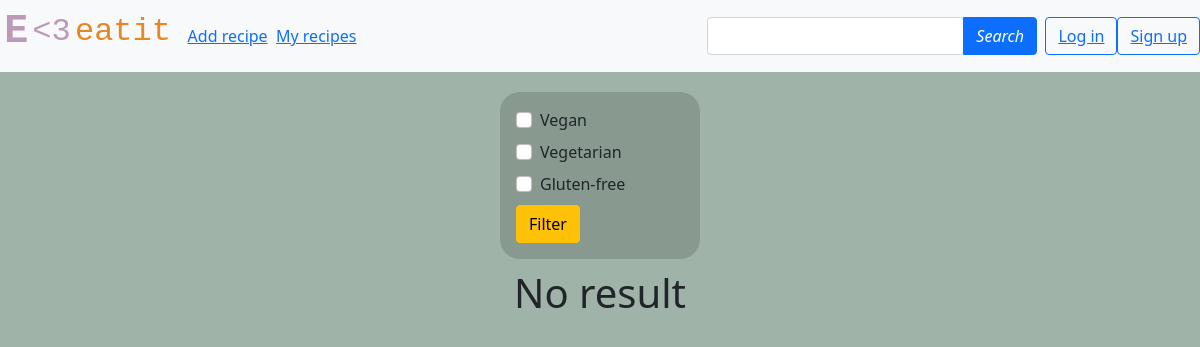
The app's page /, older data.
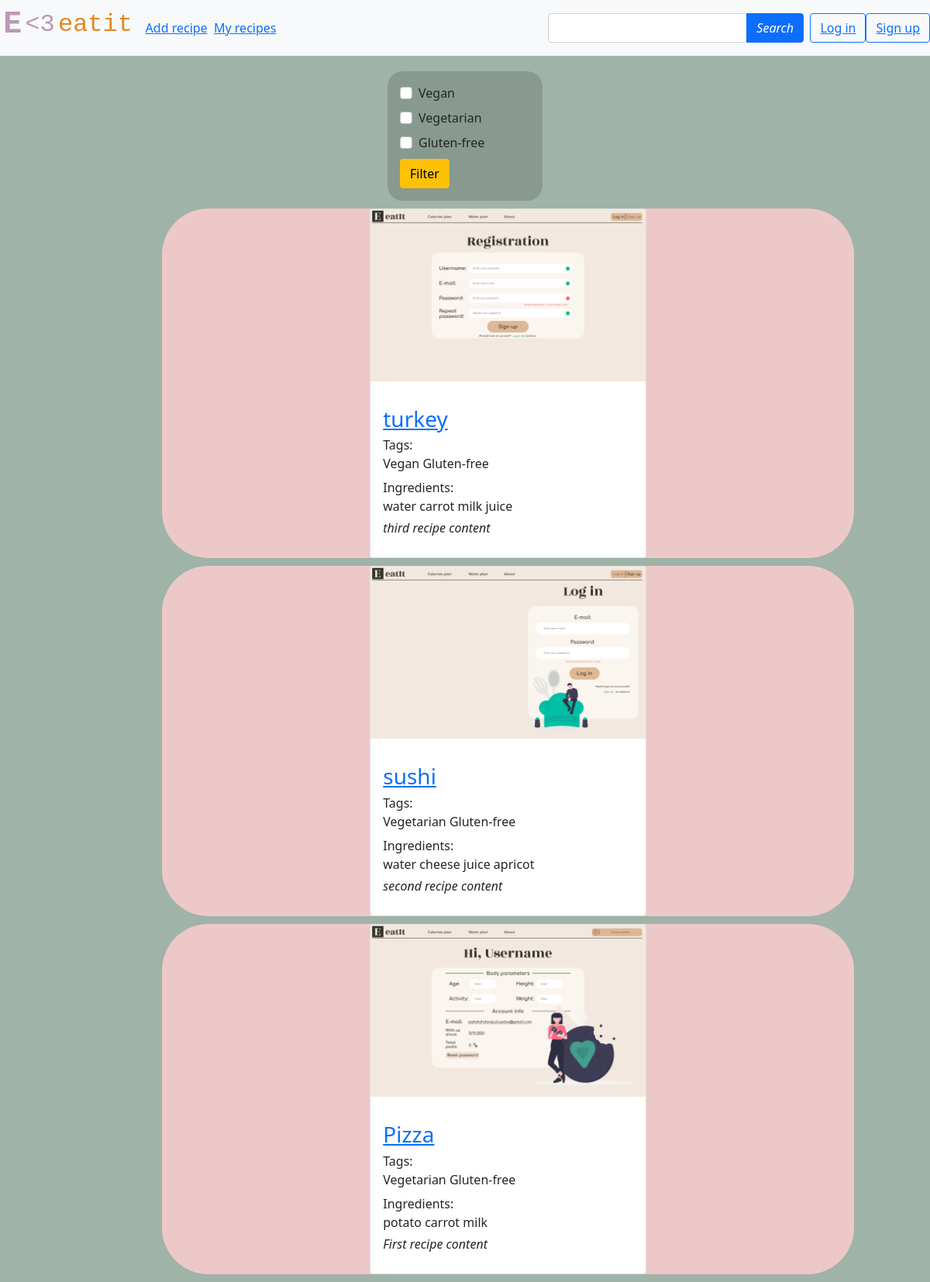
The same page, newer data.
### recipes/models.py (models this page shows, shortened)
class Category(models.Model):
    name = models.CharField(max_length=20, unique=True)
    class Meta:
        verbose_name_plural = 'Categories'

class Recipe(models.Model):
    name = models.CharField('Recipe name', max_length=50, unique=True)
    photo = models.ImageField('Photo', upload_to='photos')
    content = models.TextField('Content', blank=False)
    time_created = models.DateTimeField('Creation time', auto_now_add=True)
    time_updated = models.DateTimeField('Update time', auto_now=True)
    author = models.ForeignKey(User, on_delete=models.CASCADE, related_name='posts')
    cat = models.ManyToManyField('Category', verbose_name='Categories')
    ingr = models.ManyToManyField('Ingredient', verbose_name='Ingredients')
    class Meta:
        ordering = ['-time_created', 'name']

class Ingredient(models.Model):
    name = models.CharField(max_length=20, unique=True)

### recipes/views.py (the view)
# urls.py: 2. Add a URL to urlpatterns:  path('', Home.as_view(), name='home')
class Home(ListView):
    paginate_by = 10
    model = Recipe
    template_name = 'recipes/index.html'
    context_object_name = 'recipes'
    def get_context_data(self, *, object_list=None, **kwargs):
        context = super().get_context_data(**kwargs)
        context['cats'] = Category.objects.all()
        return context

### recipes/templates/recipes/index.html (shortened to what this page needs)
{% extends 'recipes/base.html' %}
{% load static %}
{% block content %}
    <div class="container">
        <div align="center">
<div style="margin-top: 20px; margin-bottom: 10px; background-color: #88998f; width: 200px; text-align: left; border: 1rem solid transparent; border-radius: 20px;" >
<form action="{% url 'filter' %}" method="get">
    {% for cat in cats %}
        <div class="form-check">
              <input class="form-check-input" type="checkbox" value="{{ cat.pk }}" name="cat">
                  <label class="form-check-label" for="flexCheckDefault">
                      <h6>{{ cat.name }}</h6>
              </label>
        </div>
    {% endfor %}
    <button type="submit" class="btn btn-warning">Filter</button>
    </div>
    {% for item in recipes %}
        <div style="margin-left: 10%; width: 80%; background-color: #ecc8c9; margin-top: 10px; margin-bottom: 10px; border-radius: 60px" align="center">
    <div class="card" style="width: 40%;  line-height: 0.75;" >
        <a href="{% url 'post' item.pk %}"><img src="{{item.photo.url}}" class="card-img-top"></a>
      <div class="card-body" style="text-align: left;">
          <p class="card-text"><h3> <a href="{% url 'post' item.pk %}">{{ item.name }}</a> </h3>
      <h6>Tags:</h6>
          <p>{% for c in item.cat.all %}
              {{ c.name }}
              {% endfor %}</p>
      <h6>Ingredients:</h6>
        <p>{% for ing in item.ingr.all %}
              {{ ing.name }}
              {% endfor %}</p>
          <p><i>{{ item.content|truncatewords:30 }} </i></p>
      </div>
    </div></div>
         {% empty %}
        <h1>No result</h1>
    {% endfor %}
    </div>
{% endblock content %}

### recipes/templates/recipes/base.html (shortened to what this page needs)
{% load static %}
<!doctype html>
<html lang="en">
<head>
    <link href="https://cdn.jsdelivr.net/npm/bootstrap@5.0.2/dist/css/bootstrap.min.css" rel="stylesheet">
      <head>
</head>
  </head>
  <body>
        <header class="mb-auto" >
            <nav class="navbar navbar-expand-lg navbar-light bg-light">
                &nbsp<h1 style="font-family:Courier New; font-weight: bold;"><a href="{% url '' %}" class="pluslink" style="color:#bb99b7">E</a></h1>&nbsp;
                <h2 style="font-family:Courier New;"><a href="{% url '' %}" class="pluslink" style="color:#bb99b7"><3</a></h2>&nbsp;
                <h2 style="font-family:Courier New"><a href="{% url '' %}" class="pluslink" style="color: #e48826">eatit</a></h2>&nbsp;&nbsp;&nbsp;&nbsp;
  <div class="collapse navbar-collapse" id="navbarText">
    <ul class="navbar-nav mr-auto">
        <a class="nav-item" href="{% url 'add_recipe' %}" >Add recipe</a> &nbsp;&nbsp;
        <a class="nav-item" href="{% url 'my_recipes' %}" >My recipes</a> &nbsp;&nbsp;
    </ul>
        <div class="btn-group navbar-nav ms-auto" role="group" aria-label="Basic example">
            <form action="{% url 'search' %}" method="get">
                    <div class="input-group ps-5">
                  <div id="navbar-search-autocomplete" class="form-outline">
                    <input type="search" id="form1" name="q" class="form-control" />
                  </div>
                  <button type="submit" class="btn btn-primary">
                    <i class="fas fa-search"> Search</i>
                  </button>
                    </div>
            </form> &nbsp;&nbsp;
        </div>
      {% if request.user.is_authenticated %}
            <button type="button" class="btn btn-outline-primary" ><a href="{% url 'login' %}" class="nav-item">{{ user.username }}</a></button>
        <button type="button" class="btn btn-outline-primary" ><a href="{% url 'logout' %}" class="nav-item">Log out</a></button>
      {% else %}
            <button type="button" class="btn btn-outline-primary" ><a href="{% url 'login' %}" class="nav-item">Log in</a></button>
        <button type="button" class="btn btn-outline-primary" ><a href="{% url 'register' %}" class="nav-item">Sign up</a></button>
      {% endif %}
        </div>
        </header>
  {% block content %} {% endblock content %}
  </body>
</html>

### recipes/templates/recipes/base.html (style rules this page uses)
.pluslink, .pluslink:visited,.pluslink:hover,.pluslink:active { text-decoration:none; }
html, body { height: 100%; margin: 0; background: #a0b3a8; }

Row changes from the older to the newer data that the page shows:
added Recipe: photo (picture), name "turkey", content "third recipe content", Category (name "Vegan"), Category (name "Gluten-free")
added Ingredient: name "water"
added Ingredient: name "carrot"
added Ingredient: name "milk"
added Ingredient: name "juice"
added Recipe: photo (picture), name "sushi", content "second recipe content", Category (name "Vegetarian"), Category (name "Gluten-free")
added Ingredient: name "cheese", shown under "sushi"
added Ingredient: name "apricot", shown under "sushi"
added Recipe: photo (picture), name "Pizza", content "First recipe content", Category (name "Vegetarian"), Category (name "Gluten-free")
added Ingredient: name "potato", shown under "Pizza"
Text that changed along with them:
text no longer shown: "No result"
